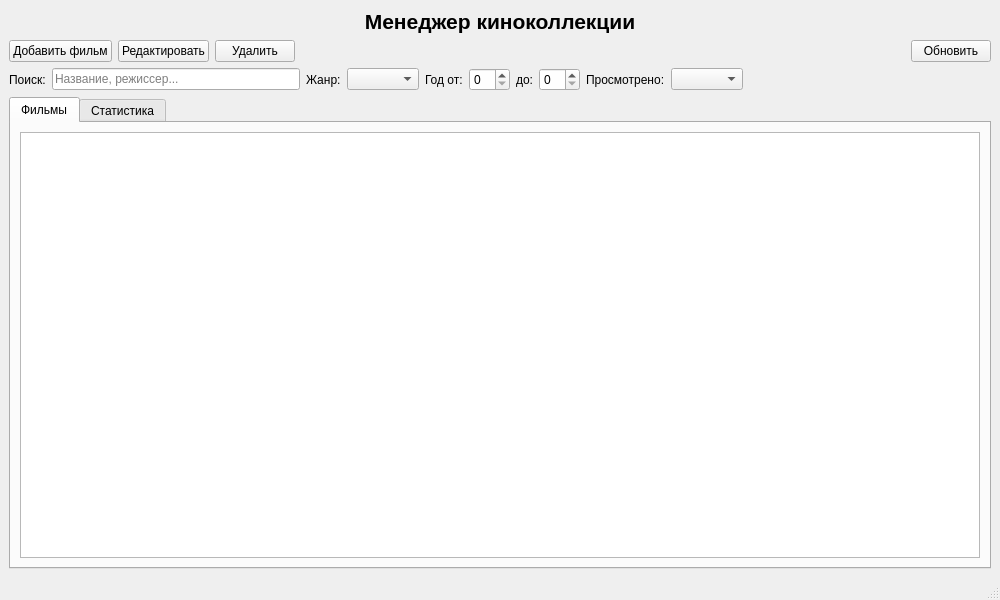
<?xml version="1.0" encoding="UTF-8"?>
<ui version="4.0">
    <class>MainWindow</class>
    <widget class="QMainWindow" name="MainWindow">
        <property name="geometry">
            <rect>
                <x>0</x>
                <y>0</y>
                <width>1000</width>
                <height>600</height>
            </rect>
        </property>
        <property name="windowTitle">
            <string>Менеджер киноколлекции</string>
        </property>
        <widget class="QWidget" name="centralwidget">
            <layout class="QVBoxLayout" name="verticalLayout">
                <item>
                    <widget class="QLabel" name="titleLabel">
                        <property name="font">
                            <font>
                                <pointsize>16</pointsize>
                                <bold>true</bold>
                            </font>
                        </property>
                        <property name="text">
                            <string>Менеджер киноколлекции</string>
                        </property>
                        <property name="alignment">
                            <set>Qt::AlignCenter</set>
                        </property>
                    </widget>
                </item>
                <item>
                    <layout class="QHBoxLayout" name="controlLayout">
                        <item>
                            <widget class="QPushButton" name="addMovieBtn">
                                <property name="text">
                                    <string>Добавить фильм</string>
                                </property>
                            </widget>
                        </item>
                        <item>
                            <widget class="QPushButton" name="editMovieBtn">
                                <property name="text">
                                    <string>Редактировать</string>
                                </property>
                            </widget>
                        </item>
                        <item>
                            <widget class="QPushButton" name="deleteMovieBtn">
                                <property name="text">
                                    <string>Удалить</string>
                                </property>
                            </widget>
                        </item>
                        <item>
                            <spacer name="horizontalSpacer">
                                <property name="orientation">
                                    <enum>Qt::Horizontal</enum>
                                </property>
                                <property name="sizeHint" stdset="0">
                                    <size>
                                        <width>40</width>
                                        <height>20</height>
                                    </size>
                                </property>
                            </spacer>
                        </item>
                        <item>
                            <widget class="QPushButton" name="refreshBtn">
                                <property name="text">
                                    <string>Обновить</string>
                                </property>
                            </widget>
                        </item>
                    </layout>
                </item>
                <item>
                    <layout class="QHBoxLayout" name="filtersLayout">
                        <item>
                            <widget class="QLabel" name="searchLabel">
                                <property name="text">
                                    <string>Поиск:</string>
                                </property>
                            </widget>
                        </item>
                        <item>
                            <widget class="QLineEdit" name="searchEdit">
                                <property name="placeholderText">
                                    <string>Название, режиссер...</string>
                                </property>
                                <property name="minimumSize">
                                    <size>
                                        <width>200</width>
                                        <height>0</height>
                                    </size>
                                </property>
                            </widget>
                        </item>
                        <item>
                            <widget class="QLabel" name="genreLabel">
                                <property name="text">
                                    <string>Жанр:</string>
                                </property>
                            </widget>
                        </item>
                        <item>
                            <widget class="QComboBox" name="genreCombo"/>
                        </item>
                        <item>
                            <widget class="QLabel" name="yearFromLabel">
                                <property name="text">
                                    <string>Год от:</string>
                                </property>
                            </widget>
                        </item>
                        <item>
                            <widget class="QSpinBox" name="yearFromSpin"/>
                        </item>
                        <item>
                            <widget class="QLabel" name="yearToLabel">
                                <property name="text">
                                    <string>до:</string>
                                </property>
                            </widget>
                        </item>
                        <item>
                            <widget class="QSpinBox" name="yearToSpin"/>
                        </item>
                        <item>
                            <widget class="QLabel" name="watchedLabel">
                                <property name="text">
                                    <string>Просмотрено:</string>
                                </property>
                            </widget>
                        </item>
                        <item>
                            <widget class="QComboBox" name="watchedCombo"/>
                        </item>
                        <item>
                            <spacer name="horizontalSpacer_2">
                                <property name="orientation">
                                    <enum>Qt::Horizontal</enum>
                                </property>
                                <property name="sizeHint" stdset="0">
                                    <size>
                                        <width>40</width>
                                        <height>20</height>
                                    </size>
                                </property>
                            </spacer>
                        </item>
                    </layout>
                </item>
                <item>
                    <widget class="QTabWidget" name="tabWidget">
                        <property name="currentIndex">
                            <number>0</number>
                        </property>
                        <widget class="QWidget" name="moviesTab">
                            <attribute name="title">
                                <string>Фильмы</string>
                            </attribute>
                            <layout class="QVBoxLayout" name="verticalLayout_2">
                                <item>
                                    <widget class="QTableView" name="moviesTable">
                                        <property name="alternatingRowColors">
                                            <bool>true</bool>
                                        </property>
                                        <property name="selectionBehavior">
                                            <enum>QAbstractItemView::SelectRows</enum>
                                        </property>
                                    </widget>
                                </item>
                            </layout>
                        </widget>
                        <widget class="QWidget" name="statsTab">
                            <attribute name="title">
                                <string>Статистика</string>
                            </attribute>
                            <layout class="QVBoxLayout" name="verticalLayout_3">
                                <item>
                                    <widget class="QGroupBox" name="statsGroup">
                                        <property name="title">
                                            <string>Статистика</string>
                                        </property>
                                        <layout class="QFormLayout" name="formLayout">
                                            <item row="0" column="0">
                                                <widget class="QLabel" name="totalMoviesLabel">
                                                    <property name="text">
                                                        <string>Всего фильмов:</string>
                                                    </property>
                                                </widget>
                                            </item>
                                            <item row="0" column="1">
                                                <widget class="QLabel" name="totalMoviesValue">
                                                    <property name="text">
                                                        <string>0</string>
                                                    </property>
                                                </widget>
                                            </item>
                                            <item row="1" column="0">
                                                <widget class="QLabel" name="watchedMoviesLabel">
                                                    <property name="text">
                                                        <string>Просмотрено:</string>
                                                    </property>
                                                </widget>
                                            </item>
                                            <item row="1" column="1">
                                                <widget class="QLabel" name="watchedMoviesValue">
                                                    <property name="text">
                                                        <string>0</string>
                                                    </property>
                                                </widget>
                                            </item>
                                            <item row="2" column="0">
                                                <widget class="QLabel" name="avgRatingLabel">
                                                    <property name="text">
                                                        <string>Средний рейтинг:</string>
                                                    </property>
                                                </widget>
                                            </item>
                                            <item row="2" column="1">
                                                <widget class="QLabel" name="avgRatingValue">
                                                    <property name="text">
                                                        <string>0.0</string>
                                                    </property>
                                                </widget>
                                            </item>
                                        </layout>
                                    </widget>
                                </item>
                                <item>
                                    <widget class="QTextEdit" name="statsText">
                                        <property name="minimumSize">
                                            <size>
                                                <width>0</width>
                                                <height>300</height>
                                            </size>
                                        </property>
                                        <property name="readOnly">
                                            <bool>true</bool>
                                        </property>
                                    </widget>
                                </item>
                            </layout>
                        </widget>
                    </widget>
                </item>
            </layout>
        </widget>
        <widget class="QStatusBar" name="statusbar"/>
    </widget>
    <resources/>
    <connections/>
</ui>
